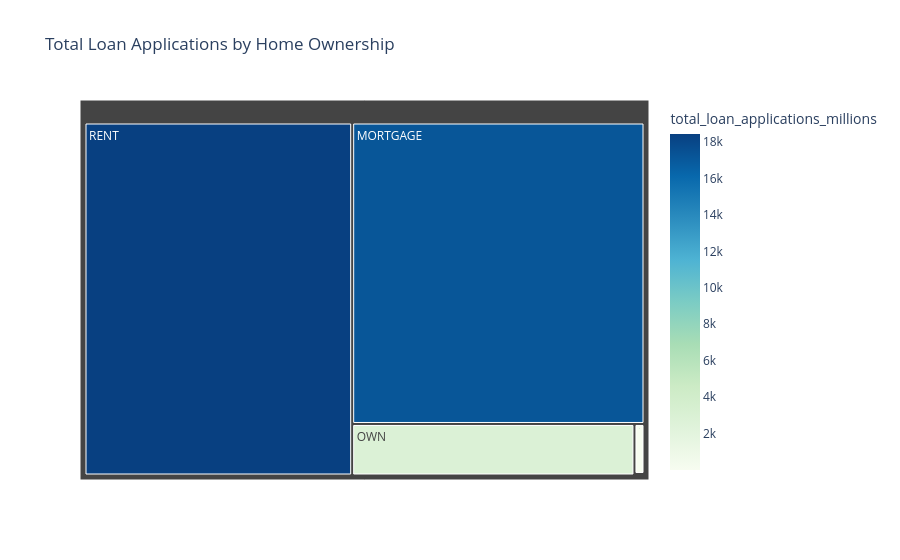

Notebook source saved alongside this figure:
### Markdown cell above
### Home Ownership by Total Loan Applications

### Code cell
home_ownership_total_loan_applications = (
    df.groupby('home_ownership')['id']
      .count()
      .reset_index(name='total_loan_applications_millions')
)

fig = px.treemap(
    home_ownership_total_loan_applications,
    path=['home_ownership'],
    values='total_loan_applications_millions',
    color='total_loan_applications_millions',
    color_continuous_scale='gnbu',
    title='Total Loan Applications by Home Ownership'
)

fig.show()

### Figure 1 — Plotly figure (JSON) as saved in the notebook; plotly's stock layout.template omitted (floating-point values rounded to 4 significant figures)
{"data": [{"branchvalues": "total", "customdata": [[17200.0], [3.0], [98.0], [2838.0], [18440.0]], "domain": {"x": [0, 1], "y": [0, 1]}, "hovertemplate": "labels=%{label}<br>total_loan_applications_millions_sum=%{value}<br>parent=%{parent}<br>id=%{id}<br>total_loan_applications_millions=%{color}<extra></extra>", "ids": ["MORTGAGE", "NONE", "OTHER", "OWN", "RENT"], "labels": ["MORTGAGE", "NONE", "OTHER", "OWN", "RENT"], "marker": {"coloraxis": "coloraxis", "colors": [17200.0, 3.0, 98.0, 2838.0, 18440.0]}, "name": "", "parents": ["", "", "", "", ""], "type": "treemap", "values": [17200.0, 3.0, 98.0, 2838.0, 18440.0]}], "layout": {"coloraxis": {"colorbar": {"title": {"text": "total_loan_applications_millions"}}, "colorscale": [[0, "rgb(247,252,240)"], [0.125, "rgb(224,243,219)"], [0.25, "rgb(204,235,197)"], [0.375, "rgb(168,221,181)"], [0.5, "rgb(123,204,196)"], [0.625, "rgb(78,179,211)"], [0.75, "rgb(43,140,190)"], [0.875, "rgb(8,104,172)"], [1, "rgb(8,64,129)"]]}, "legend": {"tracegroupgap": 0}, "title": {"text": "Total Loan Applications by Home Ownership"}}}
